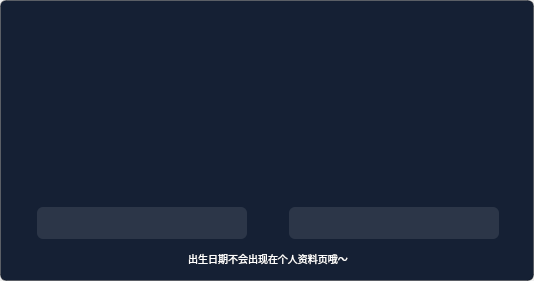
<?xml version="1.0" encoding="UTF-8"?>
<ui version="4.0">
 <class>birthInfo</class>
 <widget class="QWidget" name="birthInfo">
  <property name="geometry">
   <rect>
    <x>0</x>
    <y>0</y>
    <width>534</width>
    <height>281</height>
   </rect>
  </property>
  <property name="minimumSize">
   <size>
    <width>534</width>
    <height>281</height>
   </size>
  </property>
  <property name="maximumSize">
   <size>
    <width>534</width>
    <height>281</height>
   </size>
  </property>
  <property name="windowTitle">
   <string>Form</string>
  </property>
  <layout class="QVBoxLayout" name="verticalLayout">
   <property name="spacing">
    <number>0</number>
   </property>
   <property name="leftMargin">
    <number>0</number>
   </property>
   <property name="topMargin">
    <number>0</number>
   </property>
   <property name="rightMargin">
    <number>0</number>
   </property>
   <property name="bottomMargin">
    <number>0</number>
   </property>
   <item>
    <widget class="QFrame" name="frame">
     <property name="styleSheet">
      <string notr="true">#frame
{
	background: #152034;
	border: 1px solid rgba(0,0,0,0.3);
	border-radius: 6px;
}</string>
     </property>
     <property name="frameShape">
      <enum>QFrame::StyledPanel</enum>
     </property>
     <property name="frameShadow">
      <enum>QFrame::Raised</enum>
     </property>
     <layout class="QVBoxLayout" name="verticalLayout_2">
      <property name="spacing">
       <number>0</number>
      </property>
      <property name="leftMargin">
       <number>0</number>
      </property>
      <property name="topMargin">
       <number>0</number>
      </property>
      <property name="rightMargin">
       <number>0</number>
      </property>
      <property name="bottomMargin">
       <number>0</number>
      </property>
      <item>
       <widget class="QWidget" name="widget_dateRollingBox" native="true">
        <property name="minimumSize">
         <size>
          <width>0</width>
          <height>200</height>
         </size>
        </property>
        <property name="maximumSize">
         <size>
          <width>16777215</width>
          <height>200</height>
         </size>
        </property>
        <layout class="QHBoxLayout" name="horizontalLayout">
         <property name="spacing">
          <number>0</number>
         </property>
         <property name="leftMargin">
          <number>0</number>
         </property>
         <property name="topMargin">
          <number>0</number>
         </property>
         <property name="rightMargin">
          <number>0</number>
         </property>
         <property name="bottomMargin">
          <number>0</number>
         </property>
         <item>
          <widget class="RollingBox" name="widget_year" native="true"/>
         </item>
         <item>
          <widget class="RollingBox" name="widget_month" native="true"/>
         </item>
         <item>
          <widget class="RollingBox" name="widget_day" native="true"/>
         </item>
        </layout>
       </widget>
      </item>
      <item>
       <widget class="QWidget" name="widget_bottom" native="true">
        <widget class="QLabel" name="label_age">
         <property name="geometry">
          <rect>
           <x>36</x>
           <y>6</y>
           <width>210</width>
           <height>32</height>
          </rect>
         </property>
         <property name="minimumSize">
          <size>
           <width>210</width>
           <height>32</height>
          </size>
         </property>
         <property name="maximumSize">
          <size>
           <width>210</width>
           <height>32</height>
          </size>
         </property>
         <property name="styleSheet">
          <string notr="true">background: rgba(255,255,255,0.1);
border-radius: 6px;
font-size: 12px;
font-family: 微软雅黑;
color: #FFFFFF;</string>
         </property>
         <property name="alignment">
          <set>Qt::AlignCenter</set>
         </property>
        </widget>
        <widget class="QLabel" name="label_astro">
         <property name="geometry">
          <rect>
           <x>288</x>
           <y>6</y>
           <width>210</width>
           <height>32</height>
          </rect>
         </property>
         <property name="minimumSize">
          <size>
           <width>210</width>
           <height>32</height>
          </size>
         </property>
         <property name="maximumSize">
          <size>
           <width>210</width>
           <height>32</height>
          </size>
         </property>
         <property name="styleSheet">
          <string notr="true">background: rgba(255,255,255,0.1);
border-radius: 6px;
font-size: 12px;
font-family: 微软雅黑;
color: #FFFFFF;</string>
         </property>
         <property name="alignment">
          <set>Qt::AlignCenter</set>
         </property>
        </widget>
        <widget class="QLabel" name="label">
         <property name="geometry">
          <rect>
           <x>0</x>
           <y>50</y>
           <width>534</width>
           <height>14</height>
          </rect>
         </property>
         <property name="styleSheet">
          <string notr="true">font-size: 10px;
font-family: 微软雅黑;
color: #FFFFFF;</string>
         </property>
         <property name="text">
          <string>出生日期不会出现在个人资料页哦～</string>
         </property>
         <property name="alignment">
          <set>Qt::AlignCenter</set>
         </property>
        </widget>
       </widget>
      </item>
     </layout>
    </widget>
   </item>
  </layout>
 </widget>
 <customwidgets>
  <customwidget>
   <class>RollingBox</class>
   <extends>QWidget</extends>
   <header location="global">rollingbox.h</header>
   <container>1</container>
  </customwidget>
 </customwidgets>
 <resources/>
 <connections/>
</ui>
